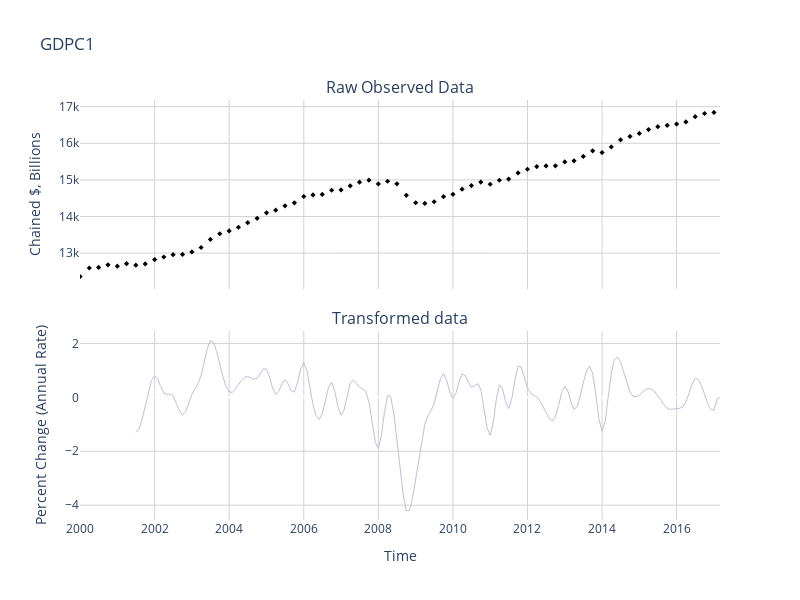

The notebook cell this image was saved under:
### Code cell
X_df = pd.DataFrame(data=x_est, columns=header, index=time_est)
Z_df = pd.DataFrame(data=Z, columns=header, index=Time)

fig = psub.make_subplots(rows=2, cols=1, shared_xaxes=True, vertical_spacing=0.1,
                            subplot_titles=("Raw Observed Data", "Transformed data"))

## Plot raw and transformed data.
# Industrial Production (INDPRO) <fred.stlouisfed.org/series/INDPRO>
series_name = "GDPC1"
idxSeries = SeriesID.index(series_name)
# Plot raw observed data
trace1 = go.Scatter(
    x=Z_df.index,
    y=Z_df[series_name],
    mode="markers" if Z_df[series_name].isna().sum() else "lines",
    name='Raw Observed Data',
    line=dict(color="#000000", width=1),  # #7BCC62 / #68b562 / #7BB562
    marker={"size": 4, "symbol": "diamond"},
)
fig.add_trace(trace1, row=1, col=1)

# Plot transformed data
trace2 = go.Scatter(
    x=X_df.index,
    y=X_df[series_name],
    mode='lines',
    name='Transformed Data',
    line=dict(color="#BDC1D6", width=1),  # #7BCC62 / #68b562 / #7BB562
)
fig.add_trace(trace2, row=2, col=1)
fig.update_layout(
    height=600,
    width=800,
    showlegend=False,
    title_text=series_name,
    plot_bgcolor="white",
)
fig.update_xaxes(range=[Time[0], Time[-1]], row=1, col=1, gridcolor="lightgrey")
fig.update_yaxes(title_text=Units[idxSeries], row=1, col=1, gridcolor="lightgrey")

fig.update_xaxes(range=[Time[0], Time[-1]], title_text='Time', row=2, col=1, gridcolor="lightgrey")
fig.update_yaxes(title_text=UnitsTransformed[idxSeries], row=2, col=1, gridcolor="lightgrey")
fig.show()

### Figure 1 — Plotly figure (JSON) as saved in the notebook; plotly's stock layout.template omitted (floating-point values rounded to 4 significant figures; data arrays with more than 128 entries replaced by an {"elided": "..."} marker saying what was removed)
{"data": [{"line": {"color": "#000000", "width": 1}, "marker": {"size": 4, "symbol": "diamond"}, "mode": "markers", "name": "Raw Observed Data", "type": "scatter", "x": {"elided": "207 str values"}, "xaxis": "x", "y": {"elided": "207 float values"}, "yaxis": "y"}, {"line": {"color": "#BDC1D6", "width": 1}, "mode": "lines", "name": "Transformed Data", "type": "scatter", "x": {"elided": "189 str values"}, "xaxis": "x2", "y": {"elided": "189 float values"}, "yaxis": "y2"}], "layout": {"annotations": [{"font": {"size": 16}, "showarrow": false, "text": "Raw Observed Data", "x": 0.5, "xanchor": "center", "xref": "paper", "y": 1, "yanchor": "bottom", "yref": "paper"}, {"font": {"size": 16}, "showarrow": false, "text": "Transformed data", "x": 0.5, "xanchor": "center", "xref": "paper", "y": 0.45, "yanchor": "bottom", "yref": "paper"}], "height": 600, "plot_bgcolor": "white", "showlegend": false, "title": {"text": "GDPC1"}, "width": 800, "xaxis": {"anchor": "y", "domain": [0, 1], "gridcolor": "lightgrey", "matches": "x2", "range": ["2000-01-01T00:00:00", "2017-03-01T00:00:00"], "showticklabels": false}, "xaxis2": {"anchor": "y2", "domain": [0, 1], "gridcolor": "lightgrey", "range": ["2000-01-01T00:00:00", "2017-03-01T00:00:00"], "title": {"text": "Time"}}, "yaxis": {"anchor": "x", "domain": [0.55, 1], "gridcolor": "lightgrey", "title": {"text": "Chained $, Billions"}}, "yaxis2": {"anchor": "x2", "domain": [0, 0.45], "gridcolor": "lightgrey", "title": {"text": "Percent Change (Annual Rate)"}}}}
